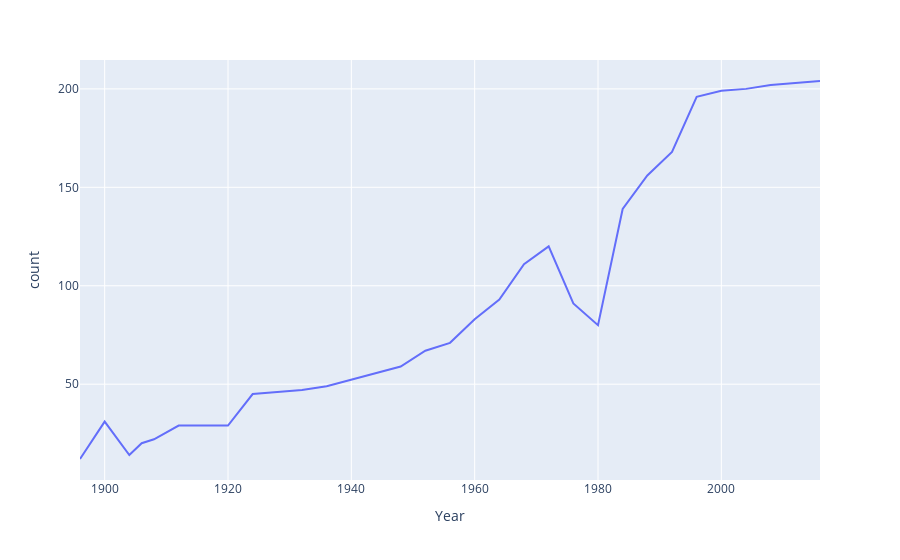

The cell this chart's notebook holds for it:
### Code cell
fig=px.line(nations_over_years,x='Year',y='count')
fig.show()

### Figure 1 — Plotly figure (JSON) as saved in the notebook; plotly's stock layout.template omitted (floating-point values rounded to 4 significant figures)
{"data": [{"hovertemplate": "Year=%{x}<br>count=%{y}<extra></extra>", "legendgroup": "", "line": {"color": "#636efa", "dash": "solid"}, "marker": {"symbol": "circle"}, "mode": "lines", "name": "", "orientation": "v", "showlegend": false, "type": "scatter", "x": [1896, 1900, 1904, 1906, 1908, 1912, 1920, 1924, 1928, 1932, 1936, 1948, 1952, 1956, 1960, 1964, 1968, 1972, 1976, 1980, 1984, 1988, 1992, 1996, 2000, 2004, 2008, 2012, 2016], "xaxis": "x", "y": [12, 31, 14, 20, 22, 29, 29, 45, 46, 47, 49, 59, 67, 71, 83, 93, 111, 120, 91, 80, 139, 156, 168, 196, 199, 200, 202, 203, 204], "yaxis": "y"}], "layout": {"legend": {"tracegroupgap": 0}, "margin": {"t": 60}, "xaxis": {"anchor": "y", "domain": [0, 1], "title": {"text": "Year"}}, "yaxis": {"anchor": "x", "domain": [0, 1], "title": {"text": "count"}}}}
